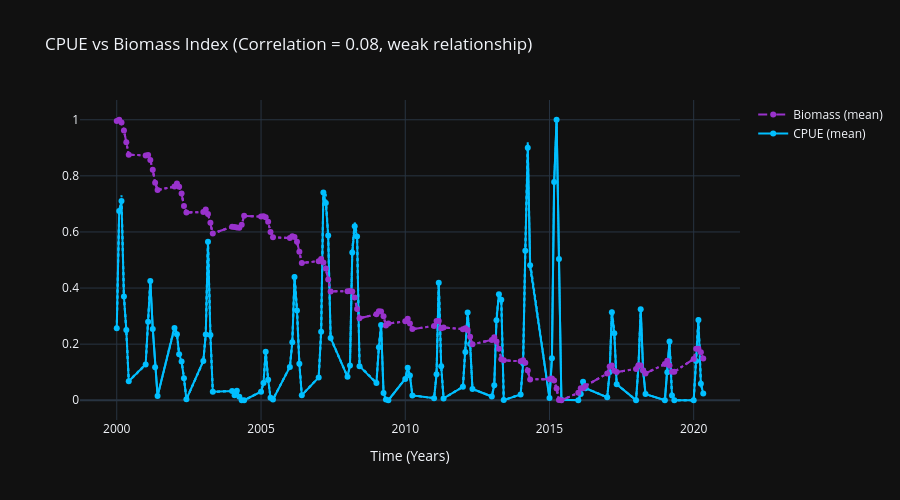
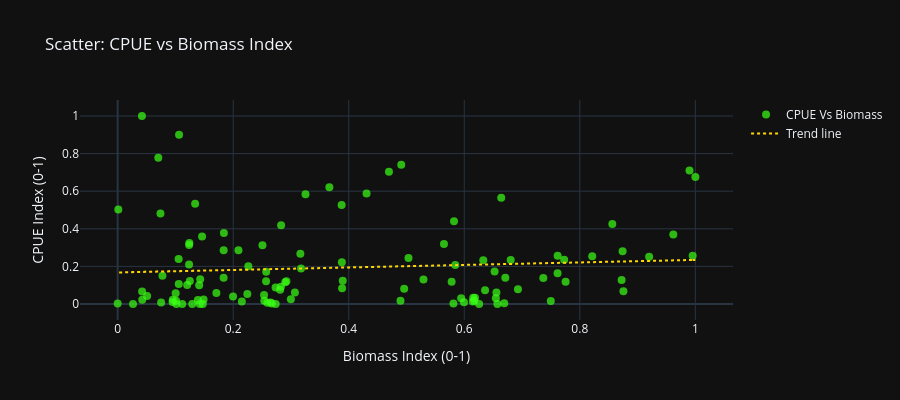

The notebook cell saved with these charts, in order:
### Markdown cell above
### Sensitivity & CPUE relationship

This step checks how well the catch data (CPUE) reflects the size of the squid population estimated by the model.

CPUE is often used as a simple indicator of stock abundance, but it is not always reliable because fishing may be concentrated in hotspots, or gear efficiency may change over time.  
This cell helps us understand whether CPUE is trustworthy for this stock.

Here is what happens:

1. **We add realistic noise to CPUE.**  
   Real-world CPUE is never perfect, so we create many “possible versions” of CPUE by adding small random variations.  
   This helps capture the uncertainty in catch observations.

2. **We scale biomass and CPUE to the same 0–1 range.**  
   This makes the two lines easier to compare visually because they now share the same scale.

3. **We calculate the correlation.**  
   This gives us a simple “strength” rating:  
   - strong  
   - moderate  
   - or weak  
   depending on how closely CPUE moves with biomass.

4. **We draw a time-series figure showing both lines together.**  
   This lets us see whether CPUE rises and falls with biomass, or if the two behave differently.

5. **We make a scatter plot with a trend line.**  
   This shows whether high-biomass months generally match with high-CPUE months.  
   It gives a more intuitive picture of the relationship.

6. **We save the plots so they match the outputs in the app.**

Altogether, this cell helps answer a simple but important question:  
**“Do catch rates actually tell us anything about the real size of the fish population?”**

### Code cell
# prepare df_latest (use df_mc as baseline 'latest' simulation)
df_latest = df_mc.copy()
if "Date" not in df_latest.columns:
    df_latest["Date"] = pd.to_datetime(df_latest["Year"].astype(str) + "-" + df_latest["Month"].astype(str) + "-01")

# Monte Carlo-style CPUE uncertainty (simple observation noise)
n_sim = 500
noise_pct = 0.1
cpue_sim = np.zeros((len(df_latest), n_sim))
for i in range(n_sim):
    cpue_sim[:, i] = df_latest["CPUE_tons"] * (1 + np.random.normal(0, noise_pct, size=len(df_latest)))

df_latest["CPUE_mean"] = cpue_sim.mean(axis=1)
df_latest["CPUE_CI_upper"] = np.percentile(cpue_sim, 97.5, axis=1)
df_latest["CPUE_CI_lower"] = np.percentile(cpue_sim, 2.5, axis=1)

# Normalize indices
df_latest["Biomass_mean_index"] = normalize(df_latest["Biomass_mean"])
df_latest["Biomass_CI_upper_index"] = normalize(df_latest["Biomass_CI_upper"])
df_latest["Biomass_CI_lower_index"] = normalize(df_latest["Biomass_CI_lower"])
df_latest["CPUE_mean_index"] = normalize(df_latest["CPUE_mean"])
df_latest["CPUE_CI_upper_index"] = normalize(df_latest["CPUE_CI_upper"])
df_latest["CPUE_CI_lower_index"] = normalize(df_latest["CPUE_CI_lower"])

# correlation
correlation = df_latest["CPUE_mean_index"].corr(df_latest["Biomass_mean_index"])
if abs(correlation) >= 0.7:
    strength = "strong"
elif abs(correlation) >= 0.4:
    strength = "moderate"
else:
    strength = "weak"

# Time series plot (biomass index vs CPUE index)
fig = go.Figure()
fig.add_trace(go.Scatter(x=df_latest["Date"], y=df_latest["CPUE_mean_index"], mode="lines+markers", name="CPUE (mean)", line=dict(color="#00BFFF", width=2)))
fig.add_trace(go.Scatter(x=df_latest["Date"], y=df_latest["CPUE_CI_upper_index"], line=dict(color="#00BFFF", dash="dot"), showlegend=False))
fig.add_trace(go.Scatter(x=df_latest["Date"], y=df_latest["CPUE_CI_lower_index"], fill='tonexty', fillcolor='rgba(0,191,255,0.2)', line=dict(color="#00BFFF", dash="dot"), showlegend=False))

fig.add_trace(go.Scatter(x=df_latest["Date"], y=df_latest["Biomass_mean_index"], mode="lines+markers", name="Biomass (mean)", line=dict(color="#9932CC", dash="dash", width=2)))
fig.add_trace(go.Scatter(x=df_latest["Date"], y=df_latest["Biomass_CI_upper_index"], line=dict(color="#9932CC", dash="dot"), showlegend=False))
fig.add_trace(go.Scatter(x=df_latest["Date"], y=df_latest["Biomass_CI_lower_index"], fill='tonexty', fillcolor='rgba(153,50,204,0.2)', line=dict(color="#9932CC", dash="dot"), showlegend=False))

fig.update_layout(title=f"CPUE vs Biomass Index (Correlation = {correlation:.2f}, {strength} relationship)", xaxis_title="Time (Years)", template="plotly_dark", height=500)
fig.show()

# Optional scatter with linear fit
m, b = np.polyfit(df_latest["Biomass_mean_index"], df_latest["CPUE_mean_index"], 1)
scatter_fig = go.Figure()
scatter_fig.add_trace(go.Scatter(x=df_latest["Biomass_mean_index"], y=df_latest["CPUE_mean_index"], mode="markers", name="CPUE Vs Biomass", marker=dict(size=8, color="#39FF14", opacity=0.7)))
scatter_fig.add_trace(go.Scatter(x=df_latest["Biomass_mean_index"], y=m*df_latest["Biomass_mean_index"] + b, mode="lines", name="Trend line", line=dict(color="#FFD700", dash="dot")))
scatter_fig.update_layout(title="Scatter: CPUE vs Biomass Index", yaxis_title="CPUE Index (0-1)", xaxis_title="Biomass Index (0-1)", template="plotly_dark", height=400)
scatter_fig.show()


# Save CPUE vs Biomass correlation plot
output_path = "../outputs/EDSPM/cpue_vs_biomass_comparison.png"
fig.write_image(output_path)
output_path


# Scatter_fig plot
output_path = "../outputs/EDSPM/cpue_vs_biomass_scatter_fig.png"
scatter_fig.write_image(output_path)
output_path


print("Interpretation:")
if correlation > 0.5:
    print("CPUE and biomass move together — catches generally reflect stock abundance.")
elif correlation < -0.5:
    print("CPUE and biomass diverge — catches may not reflect real abundance.")
else:
    print("Weak relationship — other factors (gear, hotspots) may influence catch rates.")
